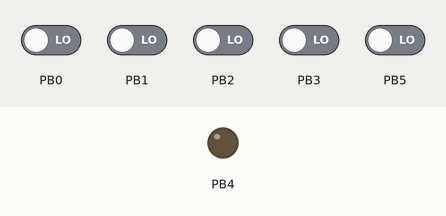
Recording of a program running on a simulated ATtiny85, built with avr-gcc and run on an emulated ATtiny85. On the bench: output pins drawn as LEDs (lit = HIGH). The inputs (shaded band) are chosen by the test bench; at power-on: PB0–3, PB5 LOW.

Above: at 0.4 s.
At 9.85 s:
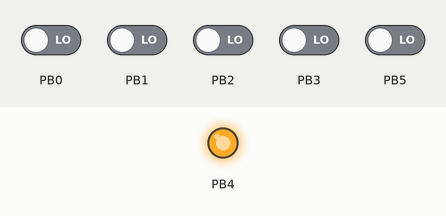
Timing chart, 0 to 10.2 s (numbered marks = the images above):
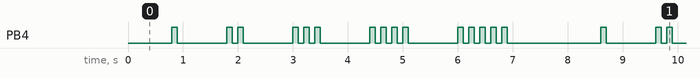

The program:

main.cpp
```cpp
#include <Arduino.h>
#include <avr/io.h>

// ATtiny pin tester: toggle the output pin in a pattern
// depending on the state of the other PORTB pins

#define OUTPUT PB4 // pin 3 (output)

#define NOP __asm__ __volatile__ ("nop\n\t")  // alternate form is just("nop")

void set_isv_low() {
  PORTB &= ~_BV(OUTPUT);
}

void set_isv_high() {
  PORTB |= _BV(OUTPUT);
}

void setup() {
  // put your setup code here, to run once:

  // set all pins except INV_SENSE_VCC to input (high impedance)
  DDRB = _BV(OUTPUT);
  set_isv_low();
  }

void flash(uint8_t n, int dur=100) {
  for (uint8_t i=0 ; i<n ; i++) {
    set_isv_high();
    delay(dur);
    set_isv_low();
    delay(dur);
  }
}

void loop() {
  for (int i=0 ; i<=5 ; i++) {
    // indicate the current pin
    flash(i);
    // one long flash if the pin is on
    if (PINB & _BV(i)) {
      flash(1, 400);
    } else {
      delay(800);
    }
  }
}
```

Measured:
- by itself, PB4: moves between LOW and HIGH, repeating every 7.8 s
- by itself, everything shown: repeats every 7.8 s, in 30 steps
